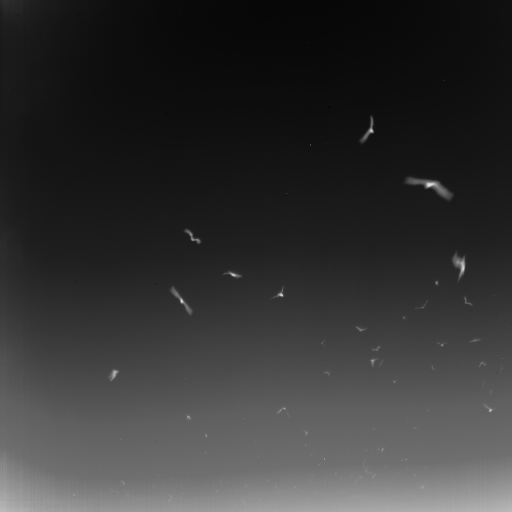
#> input picture CS585-BatImages/Gray/CS585Bats-Gray_frame000000751.ppm, 1024 x 1024 px (shown at 1/2 size); its folder holds only this picture in this run
$ python bats.py   (older library calls are emulated)
#> lines starting #> are read from the running program, lines starting #| are printed output that depends on the picture; after the words box and inside, x2 and y2 are one past the last pixel; in counts of white or black regions, pixels touching at a corner belong together
### MyTracker.py

# Import python libraries
import numpy as np
from MyKalman import MyKalman
#from kalman_filter import KalmanFilter
from scipy.optimize import linear_sum_assignment
import cv2 as cv


class Track(object):

    # [8 lines left out: function __init__, not called in this run]


class Tracker(object):


    def __init__(self, dist_thresh, max_frames_to_skip, max_trace_length,
                 trackIdCount):

        self.dist_thresh = dist_thresh
        self.max_frames_to_skip = max_frames_to_skip
        self.max_trace_length = max_trace_length
        self.tracks = []
        self.trackIdCount = trackIdCount

    def Update(self, detections):

        # Create tracks if no tracks vector found
        if (len(self.tracks) == 0):
            for i in range(len(detections)):
                track = Track(detections[i], self.trackIdCount)
                self.trackIdCount += 1
                self.tracks.append(track)

        # Loss
        N = len(self.tracks)
        M = len(detections)
        cost = np.zeros(shape=(N, M))   # Cost matrix
        for i in range(len(self.tracks)):
            for j in range(len(detections)):
                try:
                    diff = self.tracks[i].prediction - detections[j]
                    distance = np.sqrt(diff[0][0]*diff[0][0] + diff[1][0]*diff[1][0])
                    cost[i][j] = distance
                except:
                    pass


        cost = (0.5) * cost
        # Hungarian
        assignment = []
        for _ in range(N):
            assignment.append(-1)
        row_ind, col_ind = linear_sum_assignment(cost)          # Returns a row index which are the Tracks and col_index which are the Detections
        for i in range(len(row_ind)):
            assignment[row_ind[i]] = col_ind[i]             #Assign row_index to col_index i.e assigning Tracks to detections

        #print(assignment)

        # Unassigned track
        un_assigned_tracks = []
        for i in range(len(assignment)):
            if (assignment[i] != -1):
                # check for cost distance threshold.

                if (cost[i][assignment[i]] > self.dist_thresh):
                    assignment[i] = -1
                    un_assigned_tracks.append(i)
                pass
            else:
                self.tracks[i].skipped_frames += 1

        # If tracks are not detected for long time, remove them
        del_tracks = []
        for i in range(len(self.tracks)):
            if (self.tracks[i].skipped_frames > self.max_frames_to_skip):
                del_tracks.append(i)
        if len(del_tracks) > 0:  # only when skipped frame exceeds max
            for id in del_tracks:
                if id < len(self.tracks):
                    del self.tracks[id]
                    del assignment[id]
                else:
                    print("ERROR: id is greater than length of tracks")

        # Now look for un_assigned detects              # WHen number of centroids are > Number of tracks
        un_assigned_detects = []
        for i in range(len(detections)):
                if i not in assignment:
                    un_assigned_detects.append(i)

        # Start new tracks
        if(len(un_assigned_detects) != 0):
            for i in range(len(un_assigned_detects)):
                track = Track(detections[un_assigned_detects[i]],self.trackIdCount)
                self.trackIdCount += 1
                self.tracks.append(track)


        # Update KalmanFilter state, lastResults and tracks trace
        for i in range(len(assignment)):
            self.tracks[i].KF.predict()

            if(assignment[i] != -1):
                self.tracks[i].skipped_frames = 0
                self.tracks[i].prediction = self.tracks[i].KF.update(detections[assignment[i]], 1)
            else:
                self.tracks[i].prediction = self.tracks[i].KF.update(np.array([[0], [0]]), 0)

            if(len(self.tracks[i].trace) > self.max_trace_length):
                for j in range(len(self.tracks[i].trace) - self.max_trace_length):
                    del self.tracks[i].trace[j]

            self.tracks[i].trace.append(self.tracks[i].prediction)
            self.tracks[i].KF.lastResult = self.tracks[i].prediction

### bats.py
import pandas as pd
import numpy as np
import cv2 as cv
import math
import glob
#from GreedyTracker import Tracker
from MyTracker import Tracker

def detect(frame,org):
    centroid = []
    _, contours, hierarchy = cv.findContours(frame, cv.RETR_TREE, cv.CHAIN_APPROX_SIMPLE)


    CNTS = []
    for c in contours:
        if cv.contourArea(c) > 20:
            CNTS.append(c)

    for cnt in CNTS:
        x, y, w, h = cv.boundingRect(cnt)
        cv.rectangle(org, (x, y), (x + w, y + h), (255, 0, 0), 2)
        M = cv.moments(cnt)
        x_bar = int(M['m10'] / M['m00'])
        y_bar = int(M['m01'] / M['m00'])
        tup = (x_bar,y_bar)
        cv.drawMarker(org,tup,(0,255,255),cv.MARKER_CROSS,markerSize=20)
        c = np.array([[x_bar],[y_bar]])
        centroid.append(c)

    cv.imshow("show", org)
    return centroid


def greyscale(frame,background):
    #cv.imshow("frame",frame)
    frame = cv.cvtColor(frame,cv.COLOR_BGR2GRAY)
    sub = background.apply(frame)
    _, sub = cv.threshold(sub, 200, 255, cv.THRESH_BINARY)
    cv.imshow("sub",sub)
    #cv.waitKey(0)
    #cv.destroyAllWindows()
    return sub


def main():
    filenames = glob.glob("C:/Users/Shoum/PycharmProjects/IVC_assignment4/CS585-BatImages/Gray/*.ppm")
    filenames.sort()
    images = [cv.imread(img) for img in filenames]
#> images = 1 item
    background = cv.createBackgroundSubtractorMOG2()
    tracker = Tracker(60,5,10,1)
    track_colors = [(255,255,255),(255, 0, 0), (0, 255, 0), (0, 0, 255), (255, 255, 0),
                    (0, 255, 255), (255, 0, 255), (255, 127, 255),
                    (127, 0, 255), (127, 0, 127),(225,255,255),(51,255,51),
                    (204,204,255),(102,0,204),(255,204,229)]

    count = 0

    video = []
    for items in range(len(images)):

        frame = images[count]
        frame = cv.resize(frame,(500,500))
        count = count + 1
        grey = greyscale(frame,background)
        img2 = np.zeros((np.array(frame).shape[0], np.array(frame).shape[1], 3))
        img2[:,:,0] = grey
        img2[:, :, 1] = grey
        img2[:, :, 2] = grey

        centroid = detect(grey,frame)

        #if (len(centroid)>2):
        tracker.Update(centroid)
        for i in range(len(tracker.tracks)):
                if (len(tracker.tracks[i].trace) > 1):
                    for j in range(len(tracker.tracks[i].trace) - 1):
                        print(i)
                        print(j)
                        # Draw trace line
                        #print(tracker.tracks[i].trace[j+1][0][0][0])
                        x1 = tracker.tracks[i].trace[j][0][0]
                        y1 = tracker.tracks[i].trace[j][1][0]
                        x2 = tracker.tracks[i].trace[j + 1][0][0]
                        y2 = tracker.tracks[i].trace[j + 1][1][0]
                        clr = tracker.tracks[i].track_id % 15
                        # print(clr)
                        cv.line(img2, (int(x1), int(y1)), (int(x2), int(y2)),track_colors[clr], 1)

                        #cv.circle(frame,(int(x1), int(y1)),2,track_colors[clr],4)

        cv.imshow('Tracking', img2)
        video.append(np.uint8(img2))


        cv.waitKey(50)

        # Check for key strokes
        k = cv.waitKey(50) & 0xff
        if k == 27:  # 'esc' key has been pressed, exit program.
            break
        if k == 112:  # 'p' has been pressed. this will pause/resume the code.
            pause = not pause
            if (pause is True):
                print("Code is paused. Press 'p' to resume..")
                while (pause is True):
                    # stay in this loop until
                    key = cv.waitKey(30) & 0xff
                    if key == 112:
                        pause = False
                        print("Resume code..!!")
                        break
#> this loop made 1 pass; (key Esc is pressed on pass 1)
#> (count, contours in detect, N in Update, M in Update) on pass 1: (1, [[[321, 104]]], 0, 0)
#> pass 1, in main, `frame = cv.resize(frame,(500,500))`:
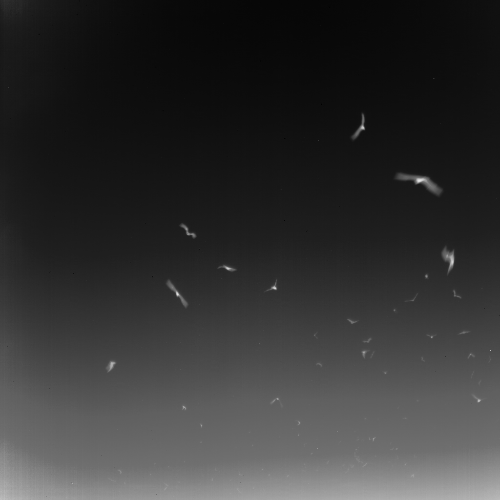
#> frame: shape (500, 500, 3); min 0, max 229, mean 51.6
#> pass 1, in greyscale, `sub = background.apply(frame)`:
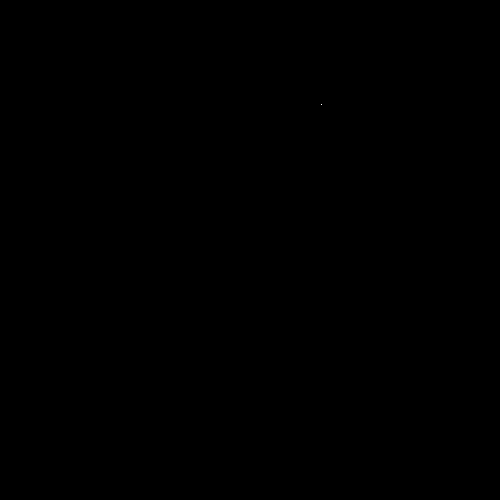
#> sub: shape (500, 500); values 127 (black) and 255 (white), 0% white in thin lines or dots, all inside (x1, y1, x2, y2) = (321, 104, 322, 105)
#> after the loop, count = 1; video = 1 item

    print(len(video))
#| 1
    video_write = cv.VideoWriter("hgcb.avi", cv.VideoWriter_fourcc(*'DIVX'), 4, (500, 500))

    for i in range(len(video)):
        video_write.write(video[i])
#> this loop made 1 pass
    video_write.release()


if __name__ =="__main__":
    main()

$ run again, on CS585-BatImages/Gray/CS585Bats-Gray_frame000000760.ppm
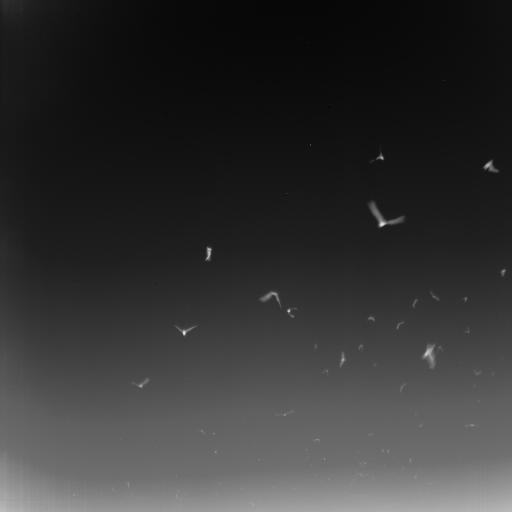
#> input picture CS585-BatImages/Gray/CS585Bats-Gray_frame000000760.ppm, 1024 x 1024 px (shown at 1/2 size)
#> images = 1 item
#> the loop in main, `for items in range(len(images)): ` made 1 pass; (key Esc is pressed on pass 1)
#> (count, contours in detect, N in Update, M in Update) on pass 1: (1, [[[321, 104]]], 0, 0)
#> pass 1, in main, `frame = cv.resize(frame,(500,500))`:
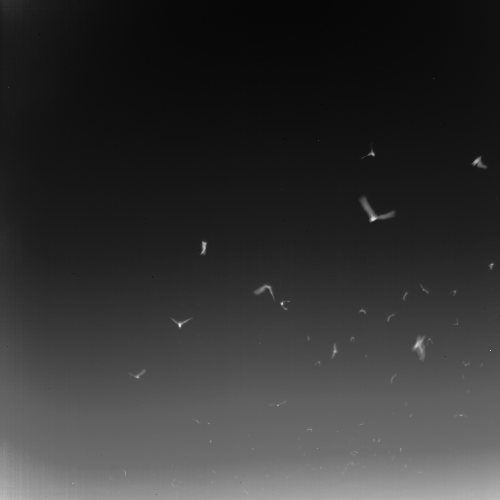
#> frame: shape (500, 500, 3); min 0, max 234, mean 51.5
#> after the loop in main, `for items in range(len(images)):`: count = 1; video = 1 item
#| 1
#> the loop in main, `for i in range(len(video)):` made 1 pass

$ run again, on CS585-BatImages/Gray/CS585Bats-Gray_frame000000764.ppm
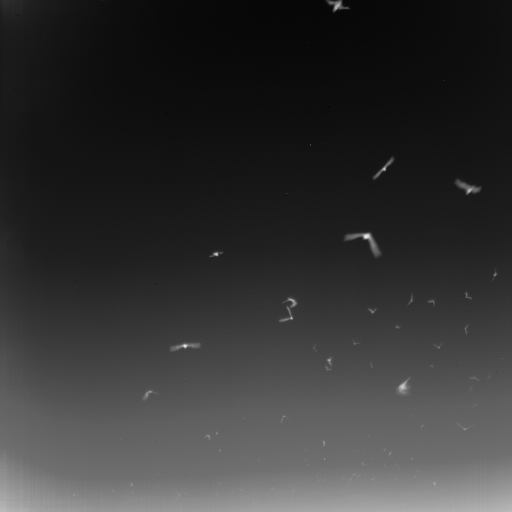
#> input picture CS585-BatImages/Gray/CS585Bats-Gray_frame000000764.ppm, 1024 x 1024 px (shown at 1/2 size)
#> images = 1 item
#> the loop in main, `for items in range(len(images)): ` made 1 pass; (key Esc is pressed on pass 1)
#> (count, contours in detect, N in Update, M in Update) on pass 1: (1, [[[321, 104]]], 0, 0)
#> pass 1, in main, `frame = cv.resize(frame,(500,500))`:
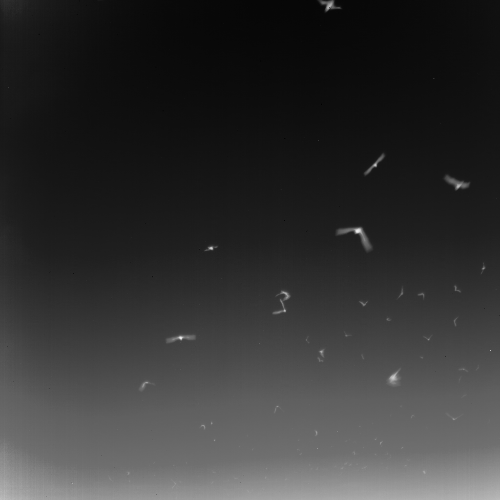
#> frame: shape (500, 500, 3); min 0, max 235, mean 51.6
#> after the loop in main, `for items in range(len(images)):`: count = 1; video = 1 item
#| 1
#> the loop in main, `for i in range(len(video)):` made 1 pass

$ run again, on CS585-BatImages/Gray/CS585Bats-Gray_frame000000756.ppm
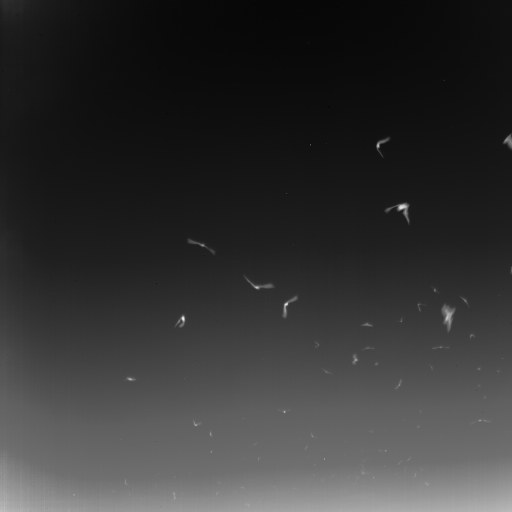
#> input picture CS585-BatImages/Gray/CS585Bats-Gray_frame000000756.ppm, 1024 x 1024 px (shown at 1/2 size)
#> images = 1 item
#> the loop in main, `for items in range(len(images)): ` made 1 pass; (key Esc is pressed on pass 1)
#> (count, contours in detect, N in Update, M in Update) on pass 1: (1, [[[321, 104]]], 0, 0)
#> pass 1, in main, `frame = cv.resize(frame,(500,500))`:
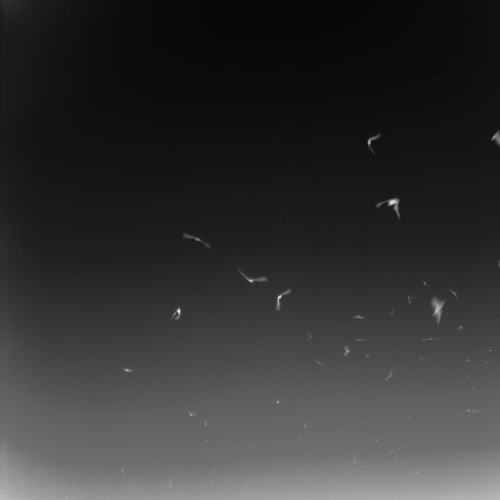
#> frame: shape (500, 500, 3); min 0, max 236, mean 51.5
#> after the loop in main, `for items in range(len(images)):`: count = 1; video = 1 item
#| 1
#> the loop in main, `for i in range(len(video)):` made 1 pass
